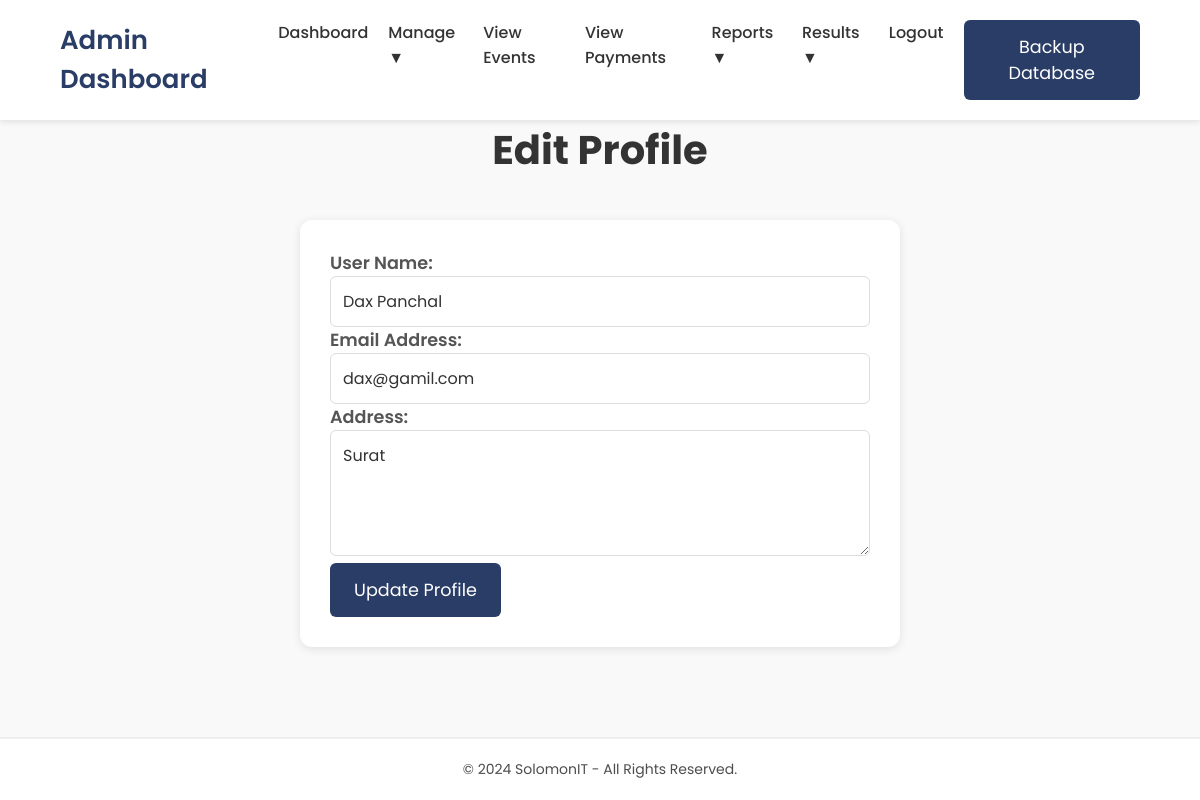
Page /edit_profile.php (signed in) on the committed database.
### tables this page shows
CREATE TABLE `user_master` (
  `user_id` int NOT NULL AUTO_INCREMENT,
  `user_name` text,
  `user_email` text,
  `user_password` text,
  `user_address` text,
  `otp` varchar(255) DEFAULT NULL,
  `otp_expiry` int DEFAULT NULL,
  `user_created_at` datetime DEFAULT CURRENT_TIMESTAMP,
  PRIMARY KEY (`user_id`)
);

### edit_profile.php (the view, shortened to what this page needs)
<?php
include "config.php";
$u_id = $_SESSION['user_id'];
$sql = "SELECT user_id, user_name, user_email, user_address FROM user_master WHERE user_id = $u_id";
$res = mysqli_query($conn, $sql);
$row = mysqli_fetch_assoc($res);
?>
<!DOCTYPE html>
<html lang="en">
<head>
</head>
<body>
<?php include "admin_navbar.php"; ?>
    <section class="main-content">
        <h2>Edit Profile</h2>
        <div class="content">
            <form method="POST">
                <label for="user_name">User Name:</label>
                <input type="text" id="user_name" name="user_name" value="<?php echo htmlspecialchars($row['user_name']); ?>" required>
                <label for="user_email">Email Address:</label>
                <input type="email" id="user_email" name="user_email" value="<?php echo htmlspecialchars($row['user_email']); ?>" required>
                <label for="user_address">Address:</label>
                <textarea id="user_address" name="user_address" rows="4"><?php echo htmlspecialchars($row['user_address']); ?></textarea>
                <button type="submit">Update Profile</button>
            </form>
        </div>
    </section>
    <footer>
        <p>© 2024 SolomonIT - All Rights Reserved.</p>
    </footer>
</body>
</html>

### edit_profile.php (style rules this page uses)
* { margin: 0; padding: 0; box-sizing: border-box; font-family: 'Poppins', sans-serif; }
body { background-color: #f9f9f9; color: #4d4d4d; min-height: 100vh; display: flex; flex-direction: column; }
.content { max-width: 700px; margin: 0 auto; background-color: #fff; box-shadow: 0 2px 10px rgba(0, 0, 0, 0.1); padding: 30px; margin-top: 40px; border-radius: 12px; max-width: 600px; width: 90%; }
h2 { font-size: 2.5rem; font-weight: 700; margin-bottom: 30px; color: #333; text-align: center; }
form { display: center; flex-direction: column; gap: 20px; }
label { font-size: 1.1rem; font-weight: 600; color: #555; }
input[type="text"], input[type="email"], textarea { padding: 12px; border: 1px solid #ddd; border-radius: 6px; font-size: 1rem; color: #333; width: 100%; }
button[type="submit"] { background-color: #2a3d66; color: #fff; padding: 14px 24px; font-size: 1.1rem; border: none; border-radius: 6px; cursor: pointer; transition: background-color 0.3s ease; }
footer { background-color: #fff; padding: 20px; text-align: center; font-size: 14px; margin-top: auto; border-top: 2px solid #eee; }
footer p { margin: 0; }

### admin_navbar.php (style rules this page uses)
* { margin: 0; padding: 0; box-sizing: border-box; font-family: 'Poppins', sans-serif; }

### rows in the picture
user_master: user_name "Dax Panchal", user_email "dax@gamil.com", user_address "Surat"
